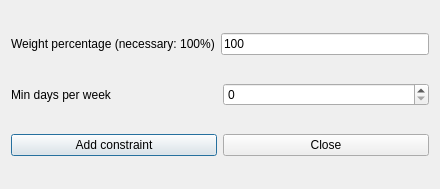
<?xml version="1.0" encoding="UTF-8"?>
<ui version="4.0">
 <class>AddConstraintTeachersMinRealDaysPerWeekForm_template</class>
 <widget class="QDialog" name="AddConstraintTeachersMinRealDaysPerWeekForm_template">
  <property name="geometry">
   <rect>
    <x>0</x>
    <y>0</y>
    <width>440</width>
    <height>189</height>
   </rect>
  </property>
  <property name="windowTitle">
   <string extracomment="This is the title of the dialog to add a new constraint of this type">Add teachers min real days per week</string>
  </property>
  <layout class="QGridLayout" name="gridLayout">
   <item row="0" column="0">
    <layout class="QHBoxLayout" name="horizontalLayout">
     <item>
      <widget class="QLabel" name="weightTextLabel">
       <property name="frameShape">
        <enum>QFrame::NoFrame</enum>
       </property>
       <property name="frameShadow">
        <enum>QFrame::Plain</enum>
       </property>
       <property name="text">
        <string>Weight percentage (necessary: 100%)</string>
       </property>
       <property name="wordWrap">
        <bool>false</bool>
       </property>
      </widget>
     </item>
     <item>
      <widget class="QLineEdit" name="weightLineEdit">
       <property name="text">
        <string notr="true">100</string>
       </property>
      </widget>
     </item>
    </layout>
   </item>
   <item row="1" column="0">
    <layout class="QHBoxLayout" name="horizontalLayout_2">
     <item>
      <widget class="QLabel" name="minDaysTextLabel">
       <property name="frameShape">
        <enum>QFrame::NoFrame</enum>
       </property>
       <property name="frameShadow">
        <enum>QFrame::Plain</enum>
       </property>
       <property name="text">
        <string>Min days per week</string>
       </property>
       <property name="wordWrap">
        <bool>false</bool>
       </property>
      </widget>
     </item>
     <item>
      <widget class="QSpinBox" name="minDaysSpinBox"/>
     </item>
    </layout>
   </item>
   <item row="2" column="0">
    <layout class="QHBoxLayout" name="horizontalLayout_3">
     <item>
      <widget class="QPushButton" name="addConstraintPushButton">
       <property name="text">
        <string>Add constraint</string>
       </property>
      </widget>
     </item>
     <item>
      <widget class="QPushButton" name="closePushButton">
       <property name="text">
        <string>Close</string>
       </property>
      </widget>
     </item>
    </layout>
   </item>
  </layout>
 </widget>
 <layoutdefault spacing="6" margin="11"/>
 <resources/>
 <connections/>
</ui>
